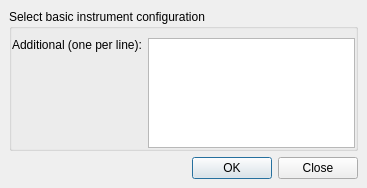
<?xml version="1.0" encoding="UTF-8"?>
<ui version="4.0">
 <class>MainWindow</class>
 <widget class="QMainWindow" name="MainWindow">
  <property name="geometry">
   <rect>
    <x>0</x>
    <y>0</y>
    <width>367</width>
    <height>188</height>
   </rect>
  </property>
  <property name="windowTitle">
   <string>MainWindow</string>
  </property>
  <widget class="QWidget" name="centralwidget">
   <layout class="QVBoxLayout" name="verticalLayout">
    <property name="margin">
     <number>0</number>
    </property>
    <item>
     <widget class="QFrame" name="frame">
      <property name="frameShape">
       <enum>QFrame::NoFrame</enum>
      </property>
      <property name="frameShadow">
       <enum>QFrame::Plain</enum>
      </property>
      <layout class="QVBoxLayout" name="verticalLayout_2">
       <item>
        <widget class="QGroupBox" name="groupBox">
         <property name="title">
          <string>Select basic instrument configuration</string>
         </property>
         <layout class="QVBoxLayout" name="verticalLayout_3">
          <property name="leftMargin">
           <number>0</number>
          </property>
          <property name="rightMargin">
           <number>0</number>
          </property>
          <property name="bottomMargin">
           <number>0</number>
          </property>
          <item>
           <layout class="QGridLayout" name="grid"/>
          </item>
          <item>
           <layout class="QHBoxLayout" name="horizontalLayout">
            <item>
             <widget class="QLabel" name="label">
              <property name="text">
               <string>Additional (one per line):</string>
              </property>
              <property name="alignment">
               <set>Qt::AlignLeading|Qt::AlignLeft|Qt::AlignTop</set>
              </property>
             </widget>
            </item>
            <item>
             <widget class="QPlainTextEdit" name="additionalBox">
              <property name="sizePolicy">
               <sizepolicy hsizetype="Expanding" vsizetype="Ignored">
                <horstretch>0</horstretch>
                <verstretch>0</verstretch>
               </sizepolicy>
              </property>
              <property name="minimumSize">
               <size>
                <width>0</width>
                <height>50</height>
               </size>
              </property>
             </widget>
            </item>
           </layout>
          </item>
         </layout>
        </widget>
       </item>
       <item>
        <widget class="QDialogButtonBox" name="buttonBox">
         <property name="standardButtons">
          <set>QDialogButtonBox::Close|QDialogButtonBox::Ok</set>
         </property>
        </widget>
       </item>
      </layout>
     </widget>
    </item>
   </layout>
  </widget>
 </widget>
 <resources/>
 <connections/>
</ui>
